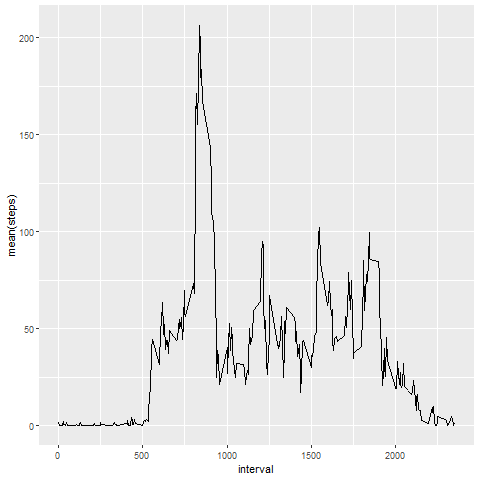

The R source for this figure:
setwd("D:/Akhil/course_era/R/C5/W2")
x0 <- read.csv("activity.csv")
x0 <- na.omit(x0)
x0[,2] <- as.Date(x0[,2])

library(dplyr)
x <- group_by(x0, interval)
y <- summarize(x, mean(steps))

png(file = "q4.png")
library("ggplot2")
qplot(interval, `mean(steps)`, data = y, geom = "line")
dev.off()
